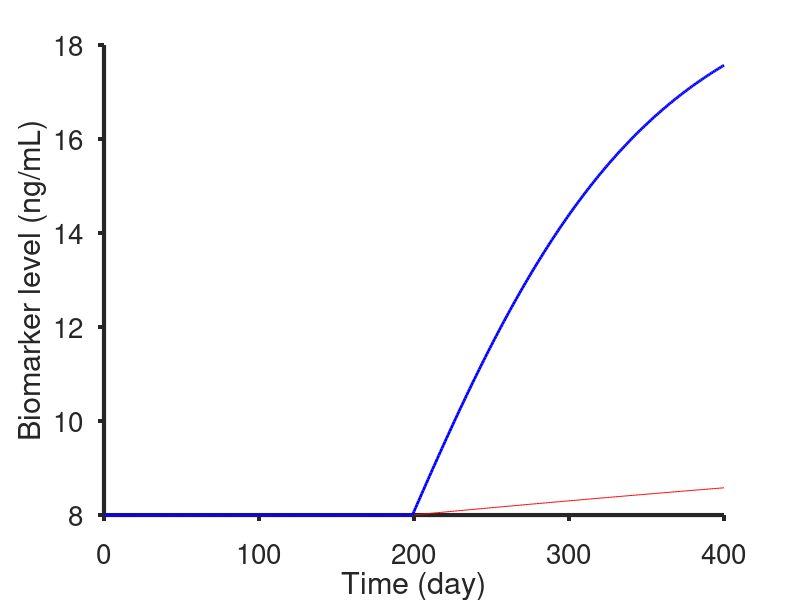

MATLAB code for this plot: (Note: this script raises an error after producing the figure.)
clear all; close all; clc
test_iter = 10;
time = (0:400)';
num_patients = 200;
%healthy baseline and std
Ch0 = 8; %ng/mL
std_h = 0; %ng/mL
Ch0_rnd = std_h.*randn(num_patients,1) + Ch0;
max_k_gr_non = log(2)/18/30;% ;
min_k_gr_non = 1e-5;% ;
max_k_decay_non = log(2)/5/30;
min_k_decay_non = log(2)/24/30;
k_gr_non_rnd = (max_k_gr_non - min_k_gr_non).*rand(num_patients,1) + min_k_gr_non;%mean([0 1/18/30]);
k_decay_non_rnd = (max_k_decay_non - min_k_decay_non).*rand(num_patients,1) + min_k_decay_non;%mean([1/(24*30) 1/150]);

m_k_gr_non_rnd = mean(k_gr_non_rnd);
m_k_decay_non_rnd = mean(k_decay_non_rnd);

%unhealthy baseline and std
Ca0 = 8; %ng/mL
std_a = 0; %ng/mL
Ca0_rnd = std_a.*randn(num_patients,1) + Ca0;
max_k_gr_agg = log(2)/2/30;
min_k_gr_agg = log(2)/18/300;
max_k_decay_agg = log(2)/30;
min_k_decay_agg = log(2)/5/30;
k_gr_agg_rnd = (max_k_gr_agg - min_k_gr_agg).*rand(num_patients,1) + min_k_gr_agg;%linspace(1/18/30,1/2/30,50); %day-1
k_decay_agg_rnd = (max_k_decay_agg - min_k_decay_agg).*rand(num_patients,1) + min_k_decay_agg;%linspace(1/150,1/30,50); %day-1


noise_i = 0;

C_healthy = zeros(numel(time),num_patients);
C_unhealthy = zeros(numel(time),num_patients);
t_onset = 200;



for j = 1:num_patients
    for i = 1:numel(time)
        if i < t_onset
            C_healthy(i,j) = Ch0_rnd(j);
            C_unhealthy(i,j) = Ca0_rnd(j);
        else
            C_healthy(i,j) = Ch0_rnd(j)*exp((k_gr_non_rnd(j)./k_decay_non_rnd(j))*(1-exp(-k_decay_non_rnd(j)*time(i-(t_onset-1)))));
            C_unhealthy(i,j) = Ca0_rnd(j)*exp((k_gr_agg_rnd(j)/k_decay_agg_rnd(j))*(1-exp(-k_decay_agg_rnd(j)*time(i-(t_onset-1)))));
        end
    end
end


C_healthy_noise1 = zeros(numel(time),num_patients);
C_unhealthy_noise1 = zeros(numel(time),num_patients);


for j = 1:num_patients
    C_healthy_noise1(:,j) = C_healthy(:,j)+noise_i*rand(1,numel(C_healthy(:,j)))'.*C_healthy(:,j)/100;
    C_unhealthy_noise1(:,j) = C_unhealthy(:,j)+noise_i*rand(1,numel(C_unhealthy(:,j)))'.*C_unhealthy(:,j)/100;
end


figure;plot(time,squeeze(C_healthy_noise1(:,10)),'r-',time,squeeze(C_unhealthy_noise1(:,10)),'b-','LineWidth', 2);%,time,squeeze(C_unhealthy_noise1(:,1,:)),'b-'); 
title('');
xlabel('Time (day)'); ylabel('Biomarker level (ng/mL)');
set(gca,'box','off','TickDir','out',...
    'FontSize',20,'FontName','Helvetica','LineWidth', 3);

% KNN
% model 1
p = 0.9;      % proportion of rows to select for training
N = num_patients;  % total number of rows
sample_interval = linspace(1,50,25);
observationspan = linspace(200,400,20);
tf_healthy = false(N,numel(sample_interval),test_iter);    % create logical index vector
tf_healthy(1:round(p*N),:,:) = true;

for m = 1:numel(sample_interval) 
    n = 1;
    meanF1(m) = 0;
    while ((meanF1(m) < .6) || isnan(meanF1(m))) && (n < numel(observationspan))
        for l = 1:test_iter
            tf_healthy2(:,m,l) = tf_healthy(randperm(N),m,l);   % randomise order
            C_healthy_noise1_train(:,:,m,l) = C_healthy_noise1(:,squeeze(tf_healthy2(:,m,l)));
            C_healthy_noise1_test(:,:,m,l) = C_healthy_noise1(:,squeeze(~tf_healthy2(:,m,l)));
            % for now using the same index of random selection for healthy and
            % unhealthy
            C_unhealthy_noise1_train(:,:,m,l) = C_unhealthy_noise1(:,squeeze(tf_healthy2(:,m,l)));
            C_unhealthy_noise1_test(:,:,m,l) = C_unhealthy_noise1(:,squeeze(~tf_healthy2(:,m,l)));
            
            train_data = [C_healthy_noise1_train(1:round(sample_interval(m)):round(observationspan(n)),:,m,l),C_unhealthy_noise1_train(1:round(sample_interval(m)):round(observationspan(n)),:,m,l)];
            test_data = [C_healthy_noise1_test(1:round(sample_interval(m)):round(observationspan(n)),:,m,l),C_unhealthy_noise1_test(1:round(sample_interval(m)):round(observationspan(n)),:,m,l)];
            train_labels(:,m,l) = [ones(1,p*N),zeros(1,p*N)];
            test_true_labels(:,m,l) = [ones(1,round((1-p)*N)),zeros(1,round((1-p)*N))];
            
            [predicted_labels(:,m,l),nn_index,accuracy] = KNN_(3,train_data',train_labels(:,m,l)',test_data');
            [cm(:,:,m,l),gn(:,:,m,l)] = confusionmat(test_true_labels(:,m,l)',predicted_labels(:,m,l));
            % precision, recall and f1Scores
            %             accuracy1(:,m,n,l) =  sum(diag(cm(:,:,n,l)))./sum(sum(cm(:,:,n,l)));
            precision(:,m,l) = diag(cm(:,:,m,l))./sum(cm(:,:,m,l),2);
            recall(:,m,l) = diag(cm(:,:,m,l))./sum(cm(:,:,m,l),1)';
            f1Scores(:,m,l) = 2*(precision(:,m,l).*recall(:,m,l))./(precision(:,m,l)+recall(:,m,l));
            
        end
        n = n+1;
        x(m) = n;
        meanF1(m) = mean(mean(f1Scores(:,m,:),1),3);
    end    
    observ_t(m) = observationspan(n);
       
end




figure;
h = plot(sample_interval, observ_t-200,'*-','LineWidth', 3);
title('f1 score - 5% noise');
xlabel('Days between samples (day)'); ylabel('Observation span-after cancer onset (day)');
set(gca,'box','off','TickDir','out',...
    'FontSize',20,'FontName','Helvetica','LineWidth', 3);